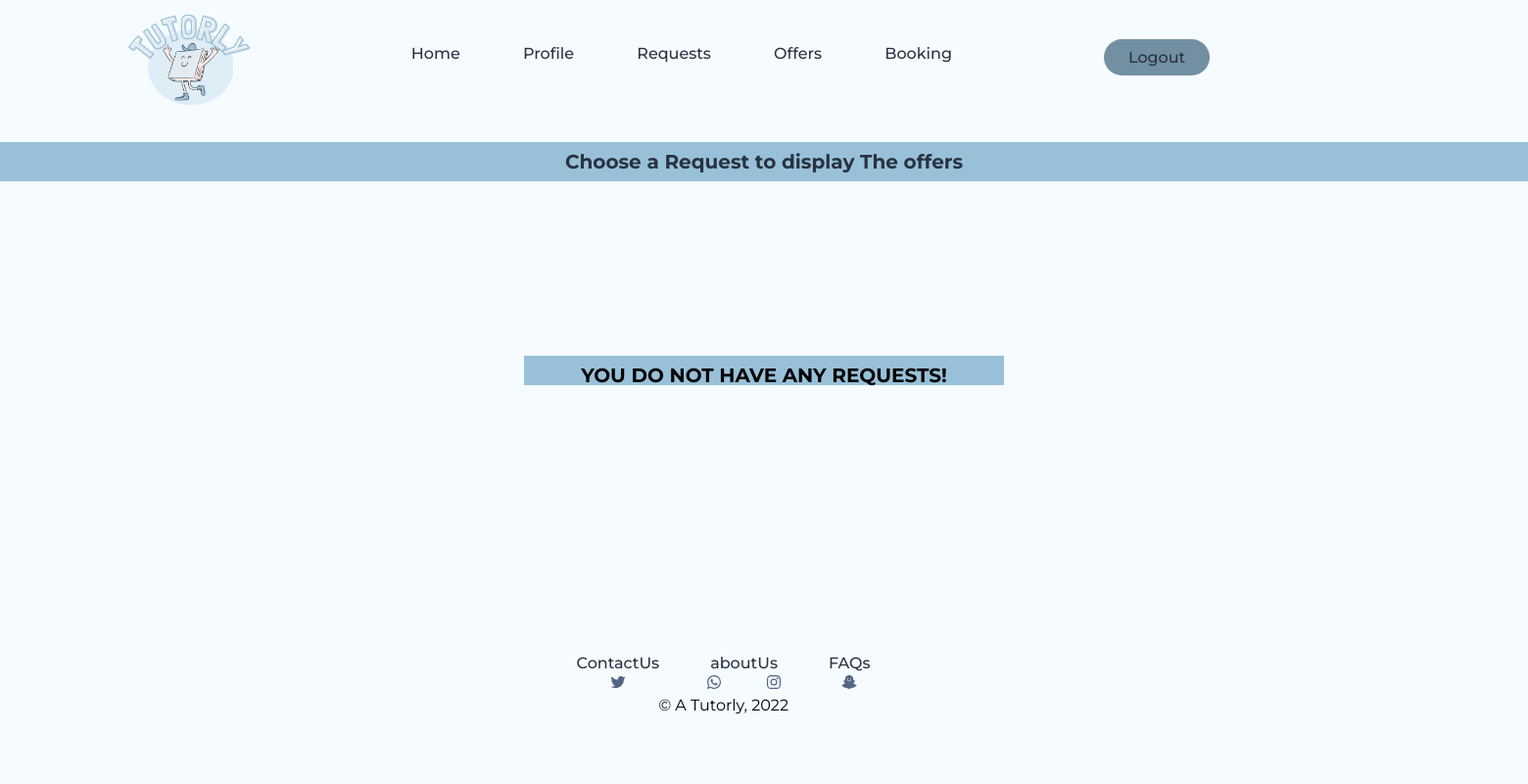
The page /php_files/RequestOffers.php (signed in) on the database as committed earlier.
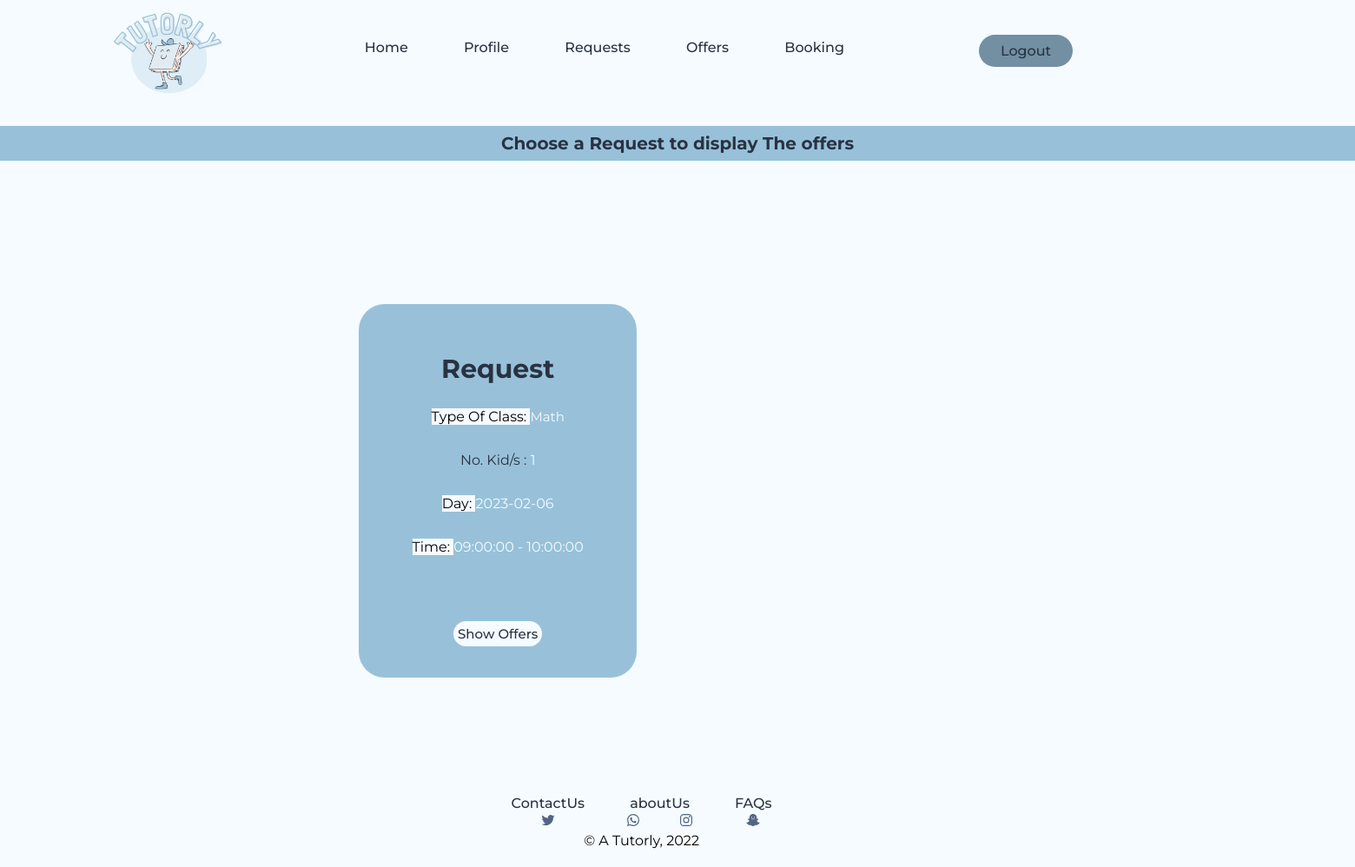
The same page on the database as committed later.
### tables this page shows
CREATE TABLE `requests` (
  `TypeOfClass` varchar(100) NOT NULL,
  `ID` int(11) NOT NULL,
  `status` varchar(100) NOT NULL,
  `parentEmail` varchar(255) DEFAULT NULL,
  `startDate` date NOT NULL,
  `startTime` time NOT NULL,
  `endTime` time NOT NULL,
  `comments` text NOT NULL,
  `created_at` datetime NOT NULL DEFAULT current_timestamp() ON UPDATE current_timestamp()
);

### php_files/RequestOffers.php (the view, shortened to what this page needs)
<!DOCTYPE html>
<html lang="en">
<head>
    <link rel ="stylesheet" type="text/css" href = "../css_files/common.css">
    <link rel="stylesheet" type="text/css" href="../css_files/RequestOffers.css">
    <link rel="stylesheet" type="text/css" href="../css_files/TutorsOffers.css"></head>
<body>
<?php include ("../php_files/parentHeader.php"); ?>
<h2>Choose a Request to display The offers</h2>
    <br><br>
<div class= "RequestOffers">
 <?php
include ("../php_files/connectDB.php");
$pemail =  $_SESSION['email'];
$val1 = "SELECT `TypeOfClass`,`startDate`,`startTime` ,`endTime`,`ID`,`status` FROM  `requests`
WHERE `parentEmail` = '$pemail'
 AND `status`  = 'unserved' " ;
$result1 = mysqli_query($connection, $val1);
$valu = mysqli_num_rows($result1);
?>
<?php
$x = 0;
if($valu > 0 ) {
while($x< $valu  ){
 $x++;
 $row = mysqli_fetch_row($result1);
 $class = key($row);
   next($row);
   $day = key($row);
   next($row);
   $stime = key($row);
   next($row);
   $etime = key($row);
   next($row);
   $id = key($row);
   next($row);
   next($row);
$kidss = "SELECT `kidName`,`kidAge` FROM `kids` WHERE `kids`.`ID` = $row[$id]";
$result2 = mysqli_query($connection, $kidss);
?>
    <div class = "holder" style="background-color: #F5FBFF;">
<p class ="req1" >
         <label class = "titleLabel">Request</label><br>
         <label class='classLabel'>Type Of Class: </label>
        <label class='Type'><?php echo($row[$class])?></label><br>
<label class='nameLabel'>No. Kid/s : </label>
<label class='Name'><?php
$numOfKids = mysqli_num_rows($result2);
echo($numOfKids );
?></label><br>
<label class="classLabel">Day: </label>
<label class='Time'><?php echo($row[$day])?></label><br>
<label class='classLabel'>Time: </label>
<label class='Time'><?php echo($row[$stime])?> - <?php echo($row[$etime])?></label>
<br><br>
     <a class ="Offer1" href="http://localhost/Tutorly_/php_files/OfferDetails.php?id=<?php echo($row[$id])?>">Show Offers</a>
        </p>
    </div>
    <?php
}
} else {
 ?>
</div>
<div class="noReq" style="
    position: relative;
    border-radius: 30px;
    width: 500px;
    height: 100px;
    margin: auto;
    margin-top: 100px;
    padding: 10px;" >
    <h2 style="   height: 30px;
    color: black;
    text-align: center;
    margin-top: 35px; ">YOU DO NOT HAVE ANY REQUESTS!</h2>
</div>
<?php } ?>
</div>
<?php include ("../php_files/footer.php");  ?>
</body>
</html>

Rows that differ between the two databases and show on the page:
now on this page (row edited): requests: TypeOfClass "Math", numOfKids "1", startDate "2023-02-06", startTime "09:00:00", endTime "10:00:00"
Other text that changed with them:
text no longer shown: "YOU DO NOT HAVE ANY REQUESTS!"
